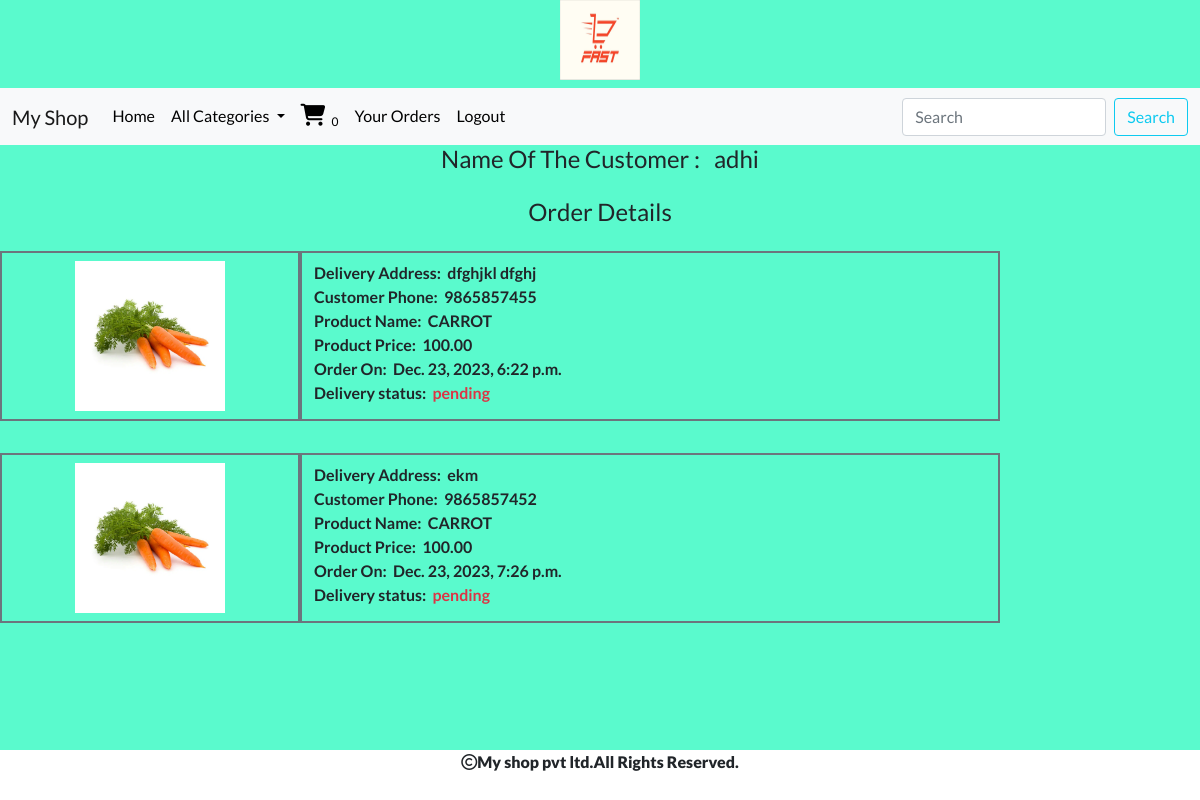
Page /cart/orderview/ (signed in) on the committed database.
### cart/models.py (models this page shows, shortened)
class order(models.Model):
    product=models.ForeignKey(Product,on_delete=models.CASCADE)
    user=models.ForeignKey(User,on_delete=models.CASCADE)
    no_of_items=models.IntegerField()
    address=models.TextField()
    phone=models.CharField(max_length=30)
    order_status=models.CharField(max_length=10,default="pending")
    delivery_status=models.CharField(max_length=10,default="pending")
    date_ordered=models.DateTimeField(auto_now_add=True)

### shop/models.py (models this page shows, shortened)
class Product(models.Model):
    name = models.CharField(max_length=200)
    desc = models.TextField()
    images = models.ImageField(upload_to="shop/products", blank=True, null=True)
    price=models.DecimalField(max_digits=10,decimal_places=2)
    category=models.ForeignKey(Category,on_delete=models.CASCADE)
    stock=models.IntegerField()
    available=models.BooleanField(default=True)
    created=models.DateTimeField(auto_now_add=True)
    updated=models.DateTimeField(auto_now=True)

### cart/views.py (the view)
# urls.py: path('orderview/',views.orderview,name="orderview"),
def orderview(request):
    u=request.user
    o=order.objects.filter(user=u)
    return render(request,'orderview.html',{'o':o})

### cart/context_processors.py (called while the page is built)
def product_count(request):
    item_count=0
    if request.user.is_authenticated:
        u=request.user
        try:
            cart=cartmodel.objects.filter(user=u)
            for i in cart:
                item_count=item_count+i.quantity
        except:
            item_count=0
    return {'count':item_count}

### shop/context_processors.py (called while the page is built)
def menu_links(request):
    c=Category.objects.all()
    return {'links':c}

### templates/orderview.html
{% extends 'base.html' %}
{% load static %}
{% block content %}
<h4 class="text-center"> Name Of The Customer : &nbsp;&nbsp;{{user.username}}</h4>
<div class="container-fluid mt-4" >
    <div class="row">
        <h4 class="text-center">Order Details</h4>
        {% for i in o %}
<div class="col-sm-3 my-3 py-2 border border-2 border-secondary">
  <center><img src="{{i.product.images.url}}"height="150px" width="150px"></center></div>
  <div class="col-sm-7 my-3 me-5 py-2 border border-2 border-secondary">
    <b>Delivery Address:&nbsp;&nbsp;{{i.address}}</b><br>
      <b>Customer Phone:&nbsp;&nbsp;{{i.phone}}</b><br>
    <b>Product Name:&nbsp;&nbsp;{{i.product.name}}</b><br>
      <b>Product Price:&nbsp;&nbsp;{{i.product.price}}</b><br>
      <b>Order On:&nbsp;&nbsp;{{i.date_ordered}}</b><br>
      <b>Delivery status:&nbsp;&nbsp;<span class="text-danger">{{i.delivery_status}}</span></b>
  </div>
        {% endfor %}
 </div>
    </div>
{% endblock %}

### static/css/style1.css (style rules this page uses)
body { background-color:#5afacd; font-family: 'Lato', sans-serif; }

### rows in the picture
order: product.images (picture), address "dfghjkl dfghj", phone "9865857455", product.name "CARROT", product.price "100.00", date_ordered "Dec. 23, 2023, 6:22 p.m.", delivery_status "pending"
order: product.images (picture), address "ekm", phone "9865857452", product.name "CARROT", product.price "100.00", date_ordered "Dec. 23, 2023, 7:26 p.m.", delivery_status "pending"

### other values in the picture
{{ count }} "0"
{{ user.username }} "adhi"
